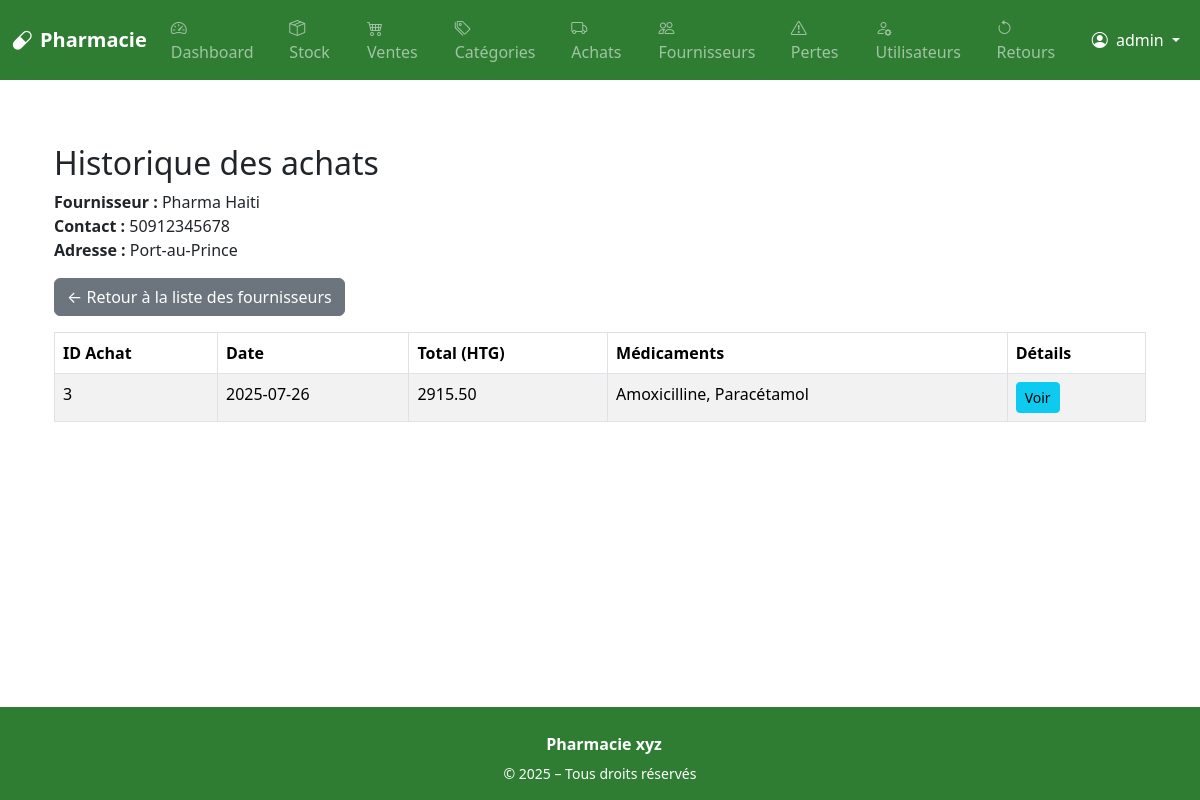
Page /suppliers/1/purchases (signed in) on the earlier database version.
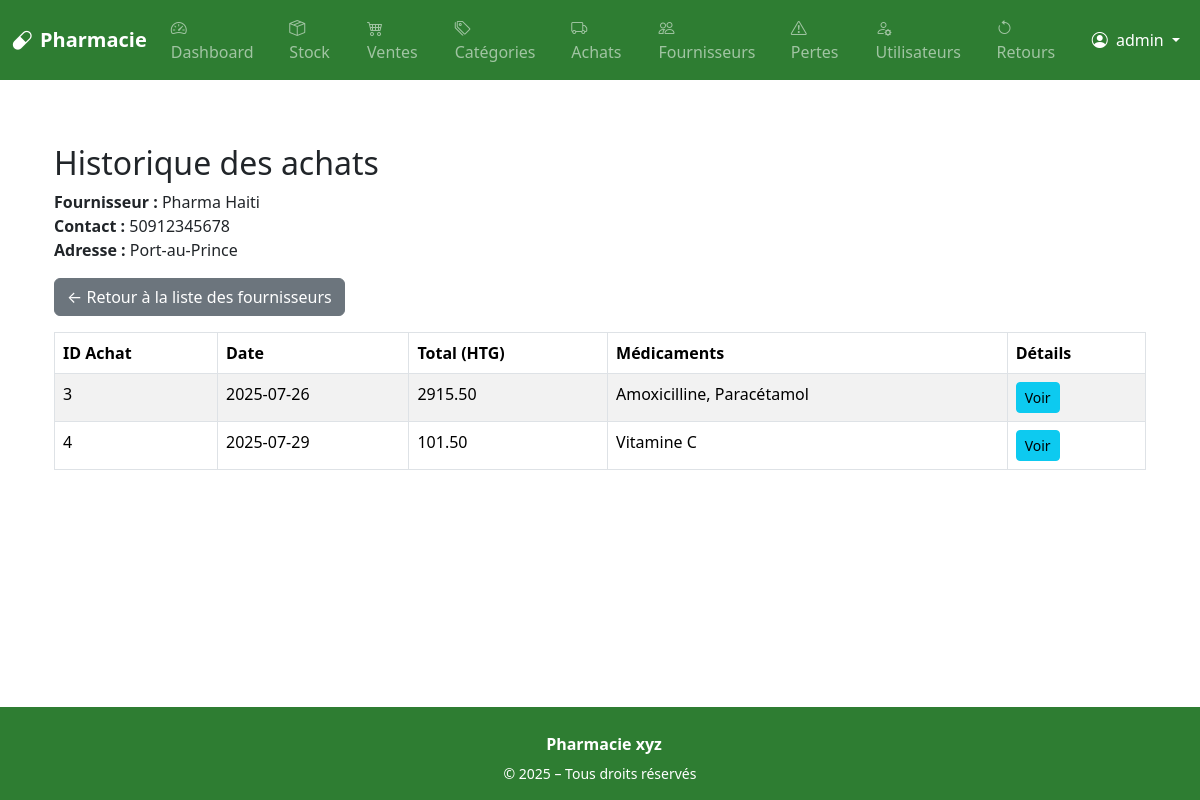
Same page on the later database version.
### app/models.py (models this page shows, shortened)
class Purchase(db.Model):
    id = db.Column(db.Integer, primary_key=True)
    supplier_id = db.Column(db.Integer, db.ForeignKey('supplier.id'), nullable=False)
    purchase_date = db.Column(db.DateTime, default=datetime.utcnow)
    commentaire = db.Column(db.Text, nullable=True)
    supplier = db.relationship('Supplier', back_populates='purchases')
    items = db.relationship('PurchaseItem', back_populates='purchase', cascade='all, delete-orphan')
    @property
    def total_amount(self):
        return sum(item.total_price for item in self.items or [])
    @property
    def medications(self):
        return [item.drug.name for item in self.items if item.drug]

class PurchaseItem(db.Model):
    id = db.Column(db.Integer, primary_key=True)
    purchase_id = db.Column(db.Integer, db.ForeignKey('purchase.id'), nullable=False)
    drug_id = db.Column(db.Integer, db.ForeignKey('drug.id'), nullable=False)
    quantity = db.Column(db.Integer, nullable=False)
    unit_price = db.Column(db.Float, nullable=False)
    purchase = db.relationship('Purchase', back_populates='items')
    drug = db.relationship('Drug', back_populates='purchase_items')
    @property
    def total_price(self):
        return self.quantity * self.unit_price

class Drug(db.Model):
    id = db.Column(db.Integer, primary_key=True)
    name = db.Column(db.String(100), nullable=False)
    unit = db.Column(db.String(30))  # comprimé, flacon, etc.
    price = db.Column(db.Float, nullable=False)
    expiration_date = db.Column(db.Date, nullable=False)
    commentaire = db.Column(db.Text, nullable=True)
    category_id = db.Column(db.Integer, db.ForeignKey('category.id'), nullable=True)
    category = db.relationship('Category', back_populates='drugs')
    sales = db.relationship('SaleItem', back_populates='drug')
    losses = db.relationship('LossRecord', back_populates='drug')
    purchase_items = db.relationship('PurchaseItem', back_populates='drug')

### app/routes/supplier.py (the view)
@bp.route('/<int:supplier_id>/purchases')
@login_required
@staff_required
def supplier_purchases(supplier_id):
    supplier = Supplier.query.get_or_404(supplier_id)
    purchases = supplier.purchases
    return render_template('suppliers/purchases.html', supplier=supplier, purchases=purchases)

### app/routes/auth.py (called while the page is built)
@login_manager.user_loader
def load_user(user_id):
    return User.query.get(int(user_id))

### app/routes/supplier.py (called while the page is built)
def staff_required(f):
    from functools import wraps
    @wraps(f)
    def decorated_function(*args, **kwargs):
        if not current_user.is_authenticated or current_user.role not in ['admin', 'pharmacien']:
            abort(403)
        return f(*args, **kwargs)
    return decorated_function

### app/templates/suppliers/purchases.html
{% extends 'base.html' %}
{% block content %}
<div class="container mt-4">
  <h2>Historique des achats</h2>
  <p>
    <strong>Fournisseur :</strong> {{ supplier.name }}<br>
    {% if supplier.contact %}<strong>Contact :</strong> {{ supplier.contact }}<br>{% endif %}
    {% if supplier.address %}<strong>Adresse :</strong> {{ supplier.address }}{% endif %}
  </p>
  <a href="{{ url_for('supplier.list_suppliers') }}" class="btn btn-secondary mb-3">← Retour à la liste des fournisseurs</a>
  {% if purchases %}
  <table class="table table-striped table-bordered">
    <thead>
      <tr>
        <th>ID Achat</th>
        <th>Date</th>
        <th>Total (HTG)</th>
        <th>Médicaments</th>
        <th>Détails</th>
      </tr>
    </thead>
    <tbody>
      {% for purchase in purchases %}
      <tr>
        <td>{{ purchase.id }}</td>
        <td>{{ purchase.purchase_date.strftime('%Y-%m-%d') }}</td>
        <td>{{ '%.2f'|format(purchase.total_amount) }}</td>
        <td>
          {% if purchase.medications %}
            {{ purchase.medications|join(', ') }}
          {% else %}
            —
          {% endif %}
        </td>
        <td>
          <a href="{{ url_for('purchase.view_purchase', purchase_id=purchase.id) }}" class="btn btn-sm btn-info">
            Voir
          </a>
        </td>
      </tr>
      {% endfor %}
    </tbody>
  </table>
  {% else %}
    <div class="alert alert-info">
      Aucun achat trouvé pour ce fournisseur.
    </div>
  {% endif %}
</div>
{% endblock %}

Differences in the rows shown:
added Purchase: id "4", purchase_date "2025-07-29", medications "Vitamine C"
added PurchaseItem: total_amount "101.50"
